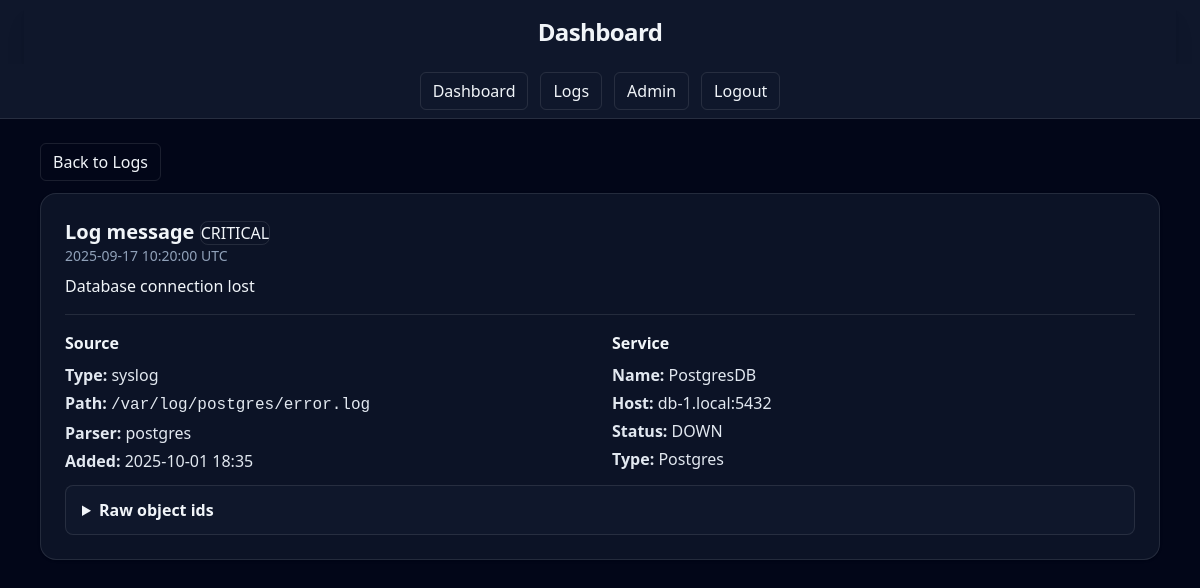
/logs/9 (signed in), run on the app's committed database.
### logging_app/models.py (models this page shows, shortened)
class LogEvent(models.Model):
    source = models.ForeignKey(LogSource, on_delete=models.CASCADE, related_name='events')
    timestamp = models.DateTimeField()
    level = models.CharField(max_length=16) # error, info, warn, critical, etc
    message = models.TextField()

class LogSource(models.Model):
    service_id = models.ForeignKey(Service, on_delete=models.CASCADE, related_name='logs')
    source_type = models.CharField(max_length=16)
    path = models.TextField() # Where the log comes from
    parser = models.CharField(max_length=128, blank=True) # For future processing, what format is the log in?
    created_at = models.DateTimeField(auto_now_add=True)

### monitoring/models.py (models this page shows, shortened)
class Service(models.Model):
    STATUS_CHOICES = (
        ("UP", 'Up'),
        ("DOWN", 'Down'),
        ("UNKNOWN", 'Unknown'),
    )
    server = models.ForeignKey(Server, on_delete=models.PROTECT, related_name='services')
    type = models.ForeignKey(ServiceType, on_delete=models.PROTECT, related_name='services')
    name = models.CharField(max_length=128)
    hostname = models.CharField(max_length=255)
    port = models.PositiveIntegerField()
    status = models.CharField(max_length=16,choices=STATUS_CHOICES, default="UNKNOWN", blank=True)
    config = models.JSONField(default=dict, blank=True)
    created_at = models.DateTimeField(auto_now_add=True)

class ServiceType(models.Model):
    name = models.CharField(max_length=255,unique=True)
    description = models.TextField(blank=True)
    def __str__(self):
        return self.name

### logging_app/views.py (the view)
# urls.py: path('logs/<int:primary_key>',LogDetailView.as_view(),
class LogDetailView(LoginRequiredMixin,View):
    def get(self, request, primary_key):
        log = get_object_or_404(LogEvent, pk=primary_key)
        source = log.source
        service = log.source.service_id
        return render(
            request,
            'logging_app_view/log_details.html',
            {
                'log': log,
                'source': source,
                'service': service
            }
        )

### templates/logging_app_view/log_details.html (shortened to what this page needs)
{% extends "base.html" %}
{% block main_content %}
    <a href="{% url 'logs' %}"
       class="inline-flex items-center rounded-md border border-white/10 px-3 py-1.5 hover:bg-slate-800">Back to
        Logs</a>
    <article class="mt-3 rounded-2xl border border-white/10 bg-slate-900/80 p-6 shadow">
        <header class="mb-2">
            <h3 class="m-0 text-xl py-.5 font-semibold">
                Log message
                <small class="align-middle rounded-lg border border-white/10 text-md font-medium">
                    {{ log.level|upper }}
                </small>
            </h3>
            <p class="m-0 text-sm text-slate-400">{{ log.timestamp|date:"Y-m-d H:i:s T" }}</p>
        </header>
        <section class="text-slate-100">
            {{ log.message }}
        </section>
        <hr class="my-4 border-white/10">
        <section class="grid gap-6 md:grid-cols-2">
            <div>
                <h4 class="mb-2 font-semibold">Source</h4>
                <ul class="space-y-1 text-slate-200">
                    <li><strong>Type:</strong> {{ source.source_type }}</li>
                    <li><strong>Path:</strong> <code>{{ source.path }}</code></li>
                    <li><strong>Parser:</strong> {{ source.parser|default:"none" }}</li>
                    <li><strong>Added:</strong> {{ source.created_at|date:"Y-m-d H:i" }}</li>
                </ul>
            </div>
            <div>
                <h4 class="mb-2 font-semibold">Service</h4>
                <ul class="space-y-1 text-slate-200">
                    <li><strong>Name:</strong> {{ service.name }}</li>
                    <li><strong>Host:</strong> {{ service.hostname }}:{{ service.port }}</li>
                    <li><strong>Status:</strong> {{ service.status }}</li>
                    <li><strong>Type:</strong> {{ service.type }}</li>
                </ul>
            </div>
        </section>
        <details class="mt-3 rounded-lg border border-white/10 bg-slate-900 px-4 py-3">
            <summary class="cursor-pointer font-semibold">Raw object ids</summary>
        </details>
    </article>
{% endblock %}

### data on the page
LogEvent: level "CRITICAL", timestamp "2025-09-17 10:20:00 UTC", message "Database connection lost"
LogSource: source_type "syslog", path "/var/log/postgres/error.log", parser "postgres", created_at "2025-10-01 18:35"
Service: name "PostgresDB", hostname "db-1.local", port "5432", status "DOWN", type "Postgres"
